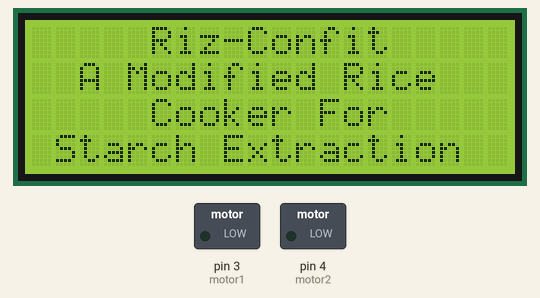
This sketch was run on a simulated Arduino Uno, built with avr-gcc and run on an emulated ATmega328P. Parts: 20×4 character LCD, switched loads named in the sketch (green lamp = pin HIGH). The local clock reads 2024-03-15 10:24:30 at power-on unless the sketch sets it.

Above: at 0.2 s.
At 10.4 s:
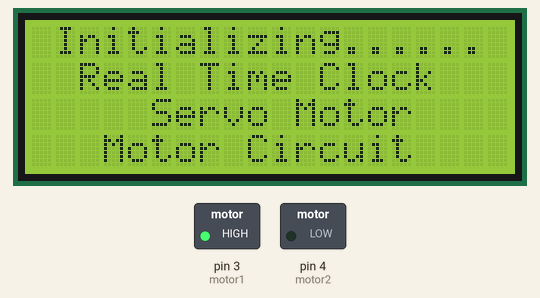
At 22.4 s:
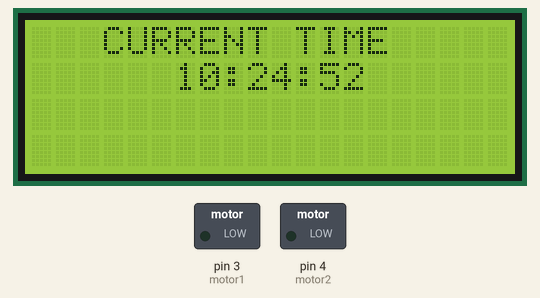
At 129.0 s:
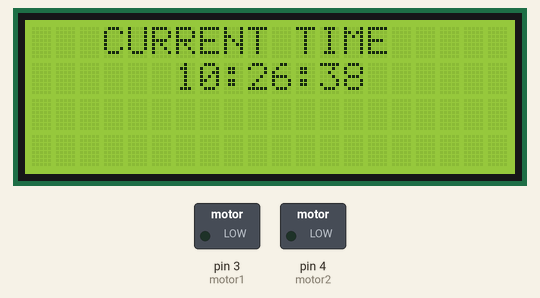
Timing chart, 0 to 130.0 s (numbered marks = the images above):
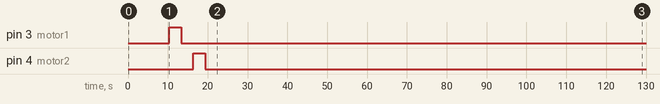

Measured:
- what the display in image 1 shows lasts 17.0 s, from 5.4 s to 22.4 s

The sketch:

main_code.ino
```cpp
#include<SoftwareSerial.h>
#include <Wire.h>
#include <TimeLib.h>
#include <DS1307RTC.h>
#include <Wire.h>
#include <LCD.h>
#include <LiquidCrystal_I2C.h>
const int motor1 = 3;
const int motor2 = 4;
#define I2C_ADDR          0x27     //Define I2C Address where the PCF8574A is
#define BACKLIGHT_PIN      3
#define En_pin             2
#define Rw_pin             1
#define Rs_pin             0
#define D4_pin             4
#define D5_pin             5
#define D6_pin             6
#define D7_pin             7

//Initialise the LCD
LiquidCrystal_I2C      lcd(I2C_ADDR, En_pin, Rw_pin, Rs_pin, D4_pin, D5_pin, D6_pin, D7_pin);

void setup() {
  lcd.begin (20, 4);
  lcd.setBacklightPin(BACKLIGHT_PIN, POSITIVE);
  lcd.setBacklight(HIGH);
      lcd.setCursor(5,0);
    //Print at cursor Location
    lcd.print("Riz-Confit");
    //goto first column (column 0) and second line (line 1)
    lcd.setCursor(2,1 );
    lcd.print("A Modified Rice");
     lcd.setCursor(5,2 );
    lcd.print("Cooker For");
    lcd.setCursor(1,3 );
    lcd.print("Starch Extraction");
    delay(5000);
  Serial.begin(9600);
  while (!Serial) ; // wait for serial
  delay(200);
  lcd.clear();
        lcd.setCursor(1,0);
    //Print at cursor Location
    lcd.print("Initializing......");
    //goto first column (column 0) and second line (line 1)
    lcd.setCursor(2,1 );
    lcd.print("Real Time Clock");
     lcd.setCursor(5,2 );
    lcd.print("Servo Motor");
    lcd.setCursor(3,3 );
    lcd.print("Motor Circuit");
    delay(5000);
    pinMode(motor1, OUTPUT); pinMode(motor2, OUTPUT);
    digitalWrite(motor1,HIGH); delay(3000); digitalWrite(motor1,LOW);delay(3000);
     digitalWrite(motor2,HIGH); delay(3000); digitalWrite(motor2,LOW);delay(3000);
}

void loop() {
  tmElements_t tm;

  if (RTC.read(tm)) {

        lcd.clear();
lcd.setCursor(3, 0);
lcd.print("CURRENT TIME");
lcd.setCursor(6, 1);
    lcd.print(tm.Hour);
          lcd.print(':');
          //lcd.setCursor(9, 1);
         lcd.print(tm.Minute);
         lcd.print(':');
           //lcd.setCursor(12, 1);
          lcd.print(tm.Second);


  /*  Serial.print("Ok, Time = ");
    print2digits(tm.Hour);
    Serial.write(':');
    print2digits(tm.Minute);
    Serial.write(':');
    print2digits(tm.Second);
    Serial.print(", Date (D/M/Y) = ");
    Serial.print(tm.Day);
    Serial.write('/');
    Serial.print(tm.Month);
    Serial.write('/');
    Serial.print(tmYearToCalendar(tm.Year));
    Serial.println();*/
  } else {
    if (RTC.chipPresent()) {
      Serial.println("The DS1307 is stopped.  Please run the SetTime");
      Serial.println("example to initialize the time and begin running.");
      Serial.println();
    } else {
      Serial.println("DS1307 read error!  Please check the circuitry.");
      Serial.println();
    }
    delay(9000);
  }
  delay(1000);
}

void print2digits(int number) {
  if (number >= 0 && number < 10) {
    Serial.write('0');
  }
  Serial.print(number);
}
```
